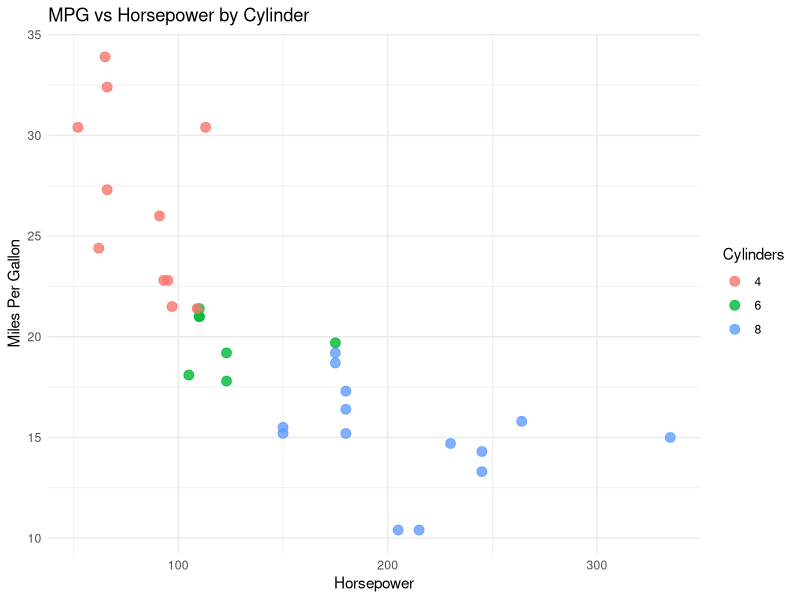
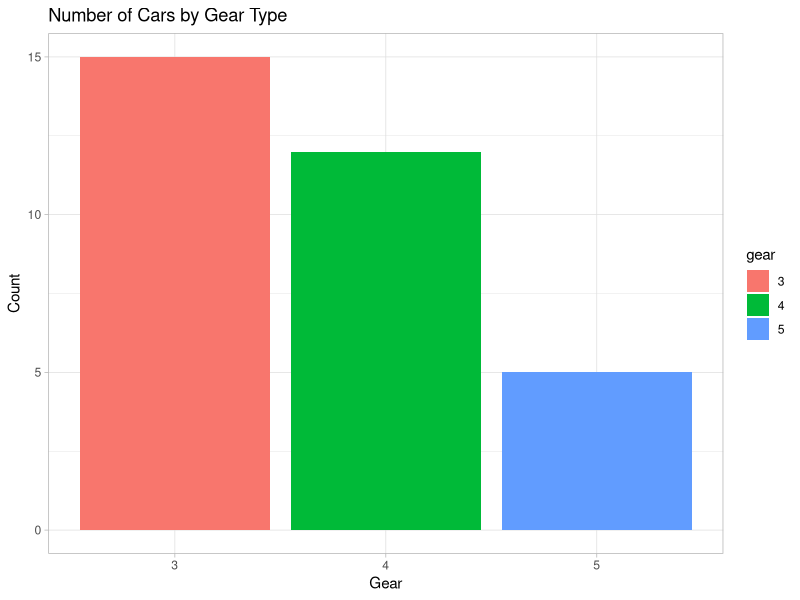
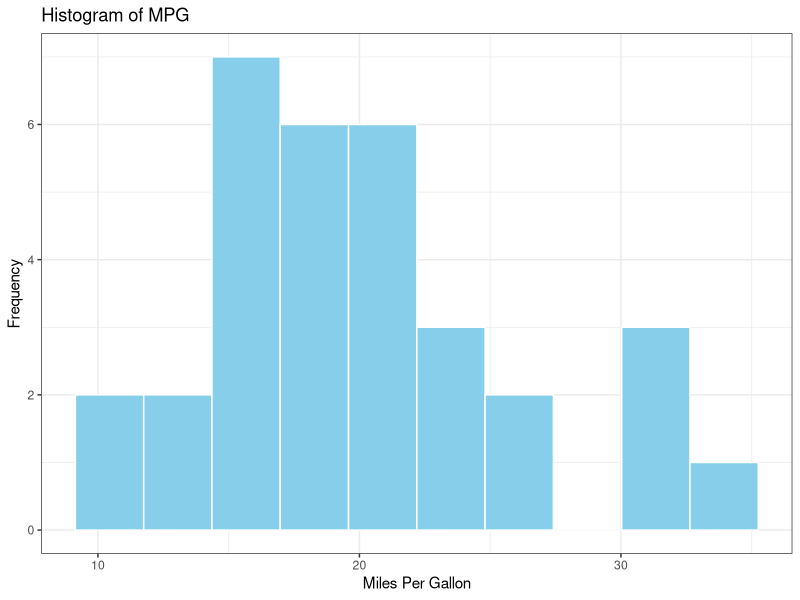
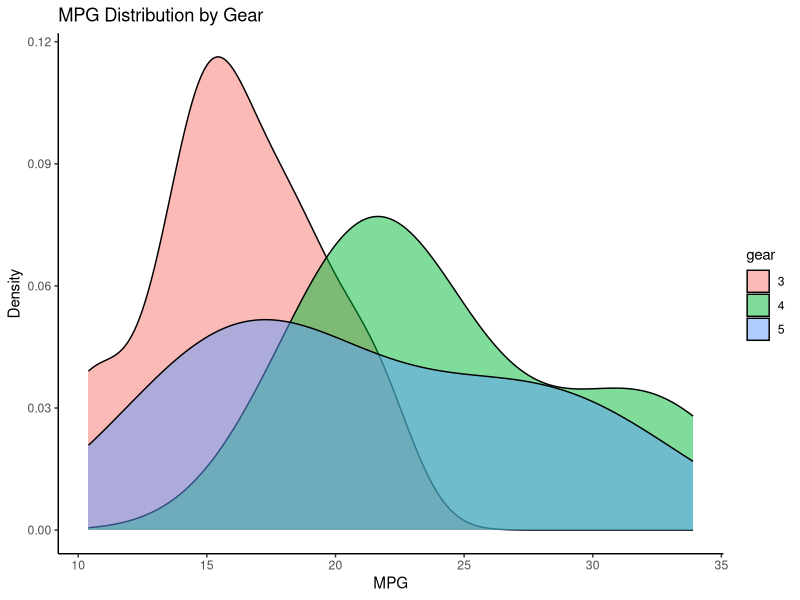
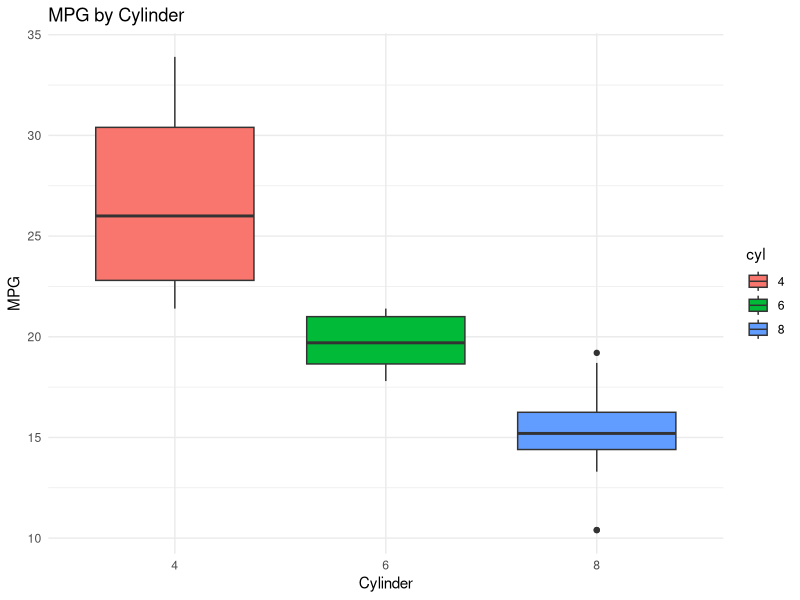
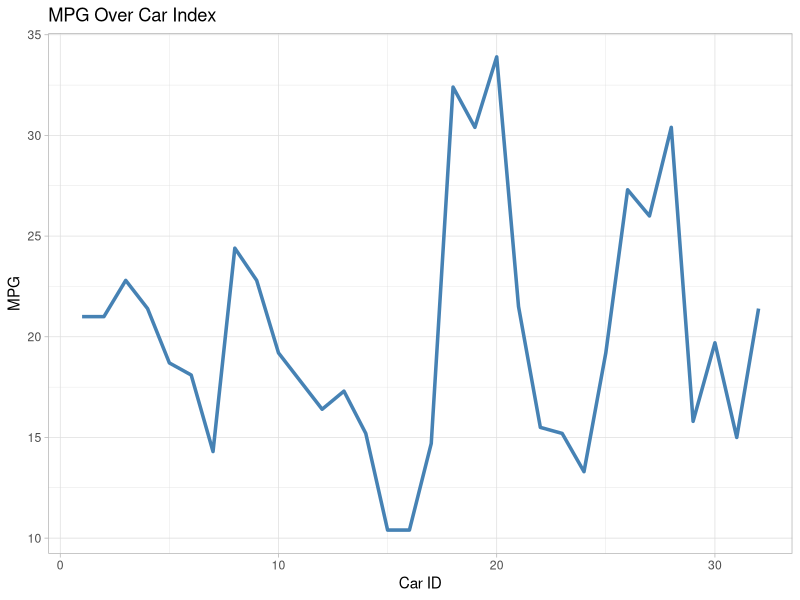
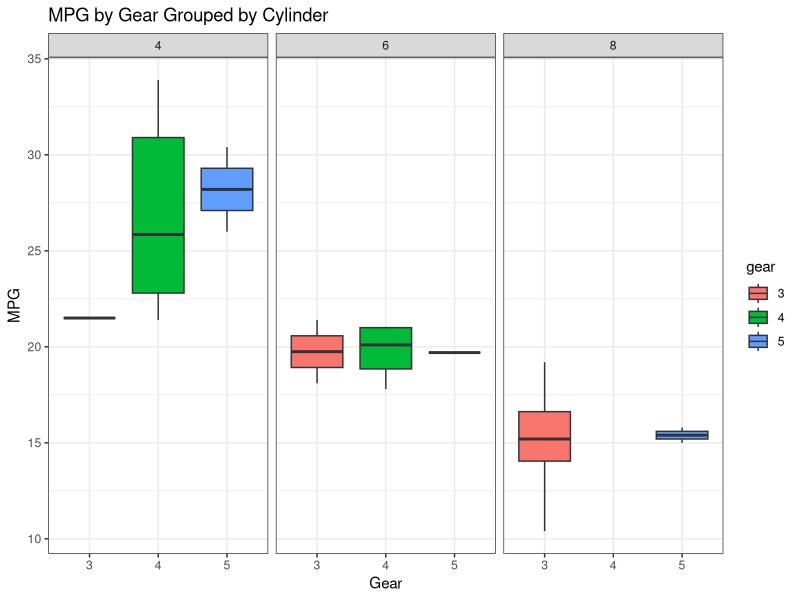
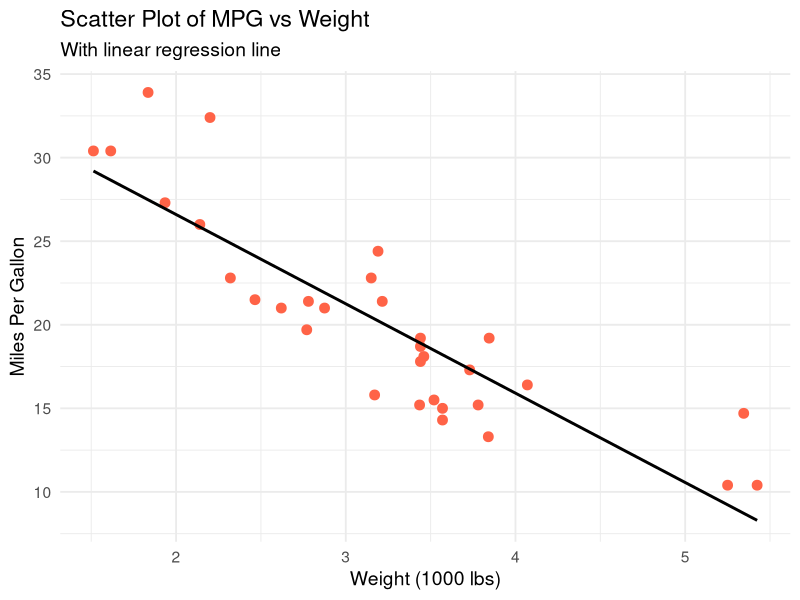

These figures' R source, in order:
##################################################
# PART 4: Data Visualization with ggplot2
# Author: Suman Bhowmick
# Description:
# Learn to create beautiful, layered plots using ggplot2.
##################################################

### 0. Install and Load Required Packages
if (!require("tidyverse")) install.packages("tidyverse")
library(tidyverse)

### 1. Load and Prepare Data
df <- mtcars
df <- df %>%
  mutate(
    cyl = factor(cyl),
    gear = factor(gear),
    car = rownames(mtcars)
  )

cat("\n✅ Data prepared. Head preview:\n")
print(head(df))

### 2. Scatter Plot: MPG vs HP with Color by Cylinder

cat("\n📍 SCATTERPLOT: MPG vs HP colored by cyl\n")
p1 <- ggplot(df, aes(x = hp, y = mpg, color = cyl)) +
  geom_point(size = 3, alpha = 0.8) +
  labs(title = "MPG vs Horsepower by Cylinder",
       x = "Horsepower", y = "Miles Per Gallon", color = "Cylinders") +
  theme_minimal()
print(p1)

### 3. Bar Plot: Number of Cars per Gear Type

cat("\n📊 BARPLOT: Car count by gear\n")
p2 <- ggplot(df, aes(x = gear, fill = gear)) +
  geom_bar() +
  labs(title = "Number of Cars by Gear Type",
       x = "Gear", y = "Count") +
  theme_light()
print(p2)

### 4. Histogram of MPG

cat("\n📊 HISTOGRAM: MPG Distribution\n")
p3 <- ggplot(df, aes(x = mpg)) +
  geom_histogram(fill = "skyblue", color = "white", bins = 10) +
  labs(title = "Histogram of MPG", x = "Miles Per Gallon", y = "Frequency") +
  theme_bw()
print(p3)

### 5. Density Plot of MPG by Gear

cat("\n📈 DENSITY PLOT: MPG by Gear\n")
p4 <- ggplot(df, aes(x = mpg, fill = gear)) +
  geom_density(alpha = 0.5) +
  labs(title = "MPG Distribution by Gear", x = "MPG", y = "Density") +
  theme_classic()
print(p4)

### 6. Boxplot: MPG by Cylinder Group

cat("\n📦 BOXPLOT: MPG by Cylinder\n")
p5 <- ggplot(df, aes(x = cyl, y = mpg, fill = cyl)) +
  geom_boxplot() +
  labs(title = "MPG by Cylinder", x = "Cylinder", y = "MPG") +
  theme_minimal()
print(p5)

### 7. Line Plot: MPG Over Index (Car ID)

cat("\n📈 LINE PLOT: MPG by Car Index\n")
df <- df %>% mutate(car_id = 1:n())
p6 <- ggplot(df, aes(x = car_id, y = mpg)) +
  geom_line(color = "steelblue", size = 1.2) +
  labs(title = "MPG Over Car Index", x = "Car ID", y = "MPG") +
  theme_light()
print(p6)

### 8. Faceting: Boxplot by Gear and Cyl

cat("\n🧩 FACETED PLOT: MPG by Gear and Cyl\n")
p7 <- ggplot(df, aes(x = gear, y = mpg, fill = gear)) +
  geom_boxplot() +
  facet_wrap(~ cyl) +
  labs(title = "MPG by Gear Grouped by Cylinder", x = "Gear", y = "MPG") +
  theme_bw()
print(p7)

### 9. Custom Theme and Labels

cat("\n🎨 CUSTOMIZED PLOT: MPG vs Weight\n")
p8 <- ggplot(df, aes(x = wt, y = mpg)) +
  geom_point(color = "tomato", size = 3) +
  geom_smooth(method = "lm", se = FALSE, color = "black") +
  labs(
    title = "Scatter Plot of MPG vs Weight",
    subtitle = "With linear regression line",
    x = "Weight (1000 lbs)",
    y = "Miles Per Gallon"
  ) +
  theme_minimal(base_size = 14)
print(p8)

### 10. Save Plot to File

cat("\n💾 SAVING: Saving last plot to PNG\n")
ggsave("mpg_vs_weight.png", plot = p8, width = 7, height = 5)
cat("✅ Plot saved to: mpg_vs_weight.png\n")
